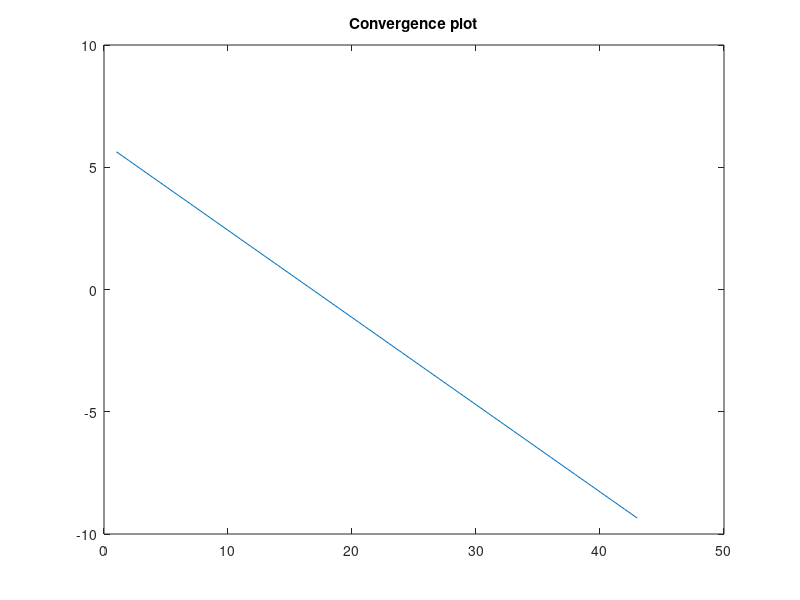
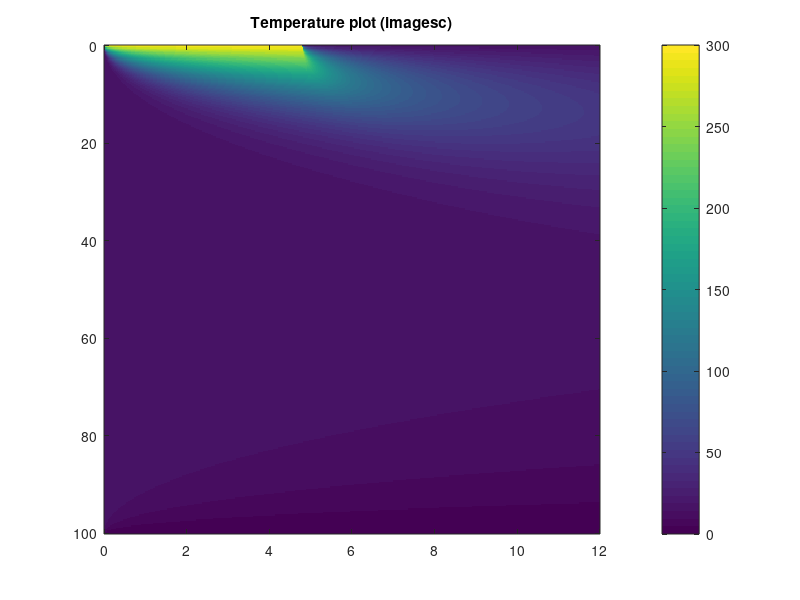
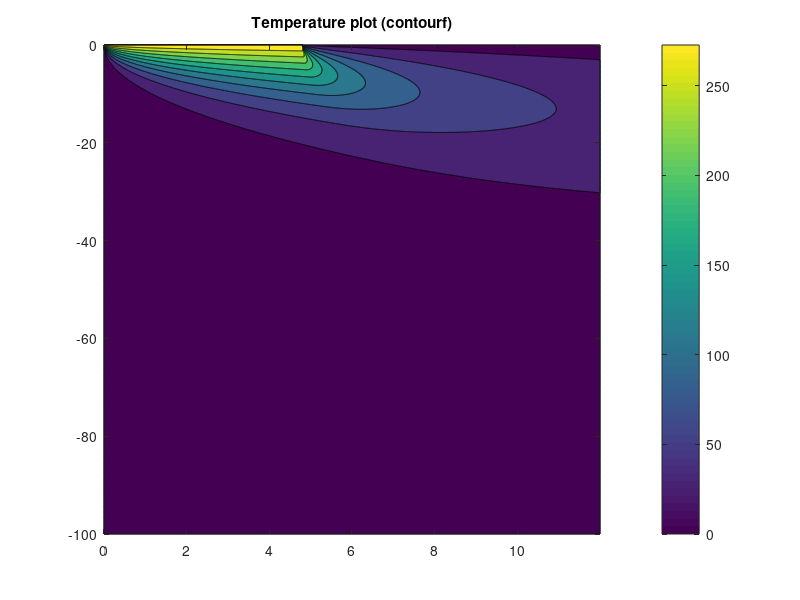

The MATLAB script that drew these images, in order:
%%%%%%%%%%%%%%%%%%%%%%%%%%%%%%%%%%%%%%%%%%%%%%%
%%% Script to solve the heat equation in soil with
%%% seasonal temperature forcing
% See:  http://www.colorado.edu/geography/class_homepages/geog_4023_s07/labs/html/PDE_lab.html
%%%%%%%%%%%%%%%%%%%%%%%%%%%%%%%%%%%%%%%%%%

%%% Initialize variables
dz = .25; %each depth step is 1/4 meter
Nz = 400; % Choose the number of depth steps (should go to at least 100 m)
Nt = 5000; % Choose the number of time steps
dt = (365*24*60*60)/Nt; %Length of each time step in seconds (~ 6.3*10^3 seconds, or ~105 minutes)
% K =ones(1,Nz) * 2*10^-6; % "canonical" K is 10e-6 m^2/s ( range is 0.4
% to 4 ) times 10^6
K =ones(1,Nz) * 4.0*10^-6;
K= K' ;
%  K(1:200)=2*10^-6;

T = 15*ones(Nz+1,Nt+1);  %Create temperature matrix with Nz+1 rows, and Nt+1 columns
                         % Initial guess is that T is 15 everywhere.
                         % first dimension is distance , second dimension is time 
time = 0:12/Nt:12;
T(1,:)=15;
T(1,1:2000)= 300 ;  % termal shock ;
% T(1,:) = 15-20*sin(2*pi*time/12);  %Set surface temperature 
%  T(1,:) = 15-10*sin(2*pi*time/12);  %Set surface temperature
%          surface-layer temperature varying around 15C between 5C and 25C sinosoidally  
Tlast = T;
maxiter = 500 ;
err = ones(1,maxiter);
alpha=0.3 ;

for iter = 1:maxiter
    % lets use acceleration factors : T = Told + alpha( Tnew-Told) where
    % 0.0 < alpha <1 
    
    T = (1.0-alpha)*Tlast + alpha*T ;
    Tlast = T; %Save the last guess
%DS    T(:,1) = Tlast(:,end); %Initialize the temp at t=0 to the last temp
    for i=2:Nt+1,
        % d2(Temp)/dz2 is given below.
        depth_2D = (T(1:end-2,i-1)-2*T(2:end-1,i-1)+T(3:end,i-1))/dz^2;
        time_1D = K(1:Nz-1).*depth_2D;
        %  Temp(i) - Temp(i-1)    d2(Temp)
        %  ------------------  = K ------
        %      dt                   dz2
        % Therefore: 
        % Temp(i) = K*( d2(Temp)/dz2)  *dt + Temp(i-1) diffusion equation 
        T(2:end-1,i) = time_1D*dt + T(2:end-1,i-1);
%DS         T(end,i) = T(end-1,i); % Enforce bottom BC
        T(end,i) = 0.0;
    end
    err(iter) = max(abs(T(:)-Tlast(:)));  %Find difference between last two solutions
    if err(iter)<1E-4
        break; % Stop if solutions very similar, we have convergence
    end
end
if iter==maxiter;
    warning('Convergence not reached')
end
pause 
figure
plot(log(err(1:iter))), title('Convergence plot')
figure
imagesc([0 12],[0 100],T); title('Temperature plot (imagesc)')
colorbar
figure
depth = [0:dz:Nz*dz];
contourf(time,-depth,T); title('Temperature plot (contourf)')
colorbar
